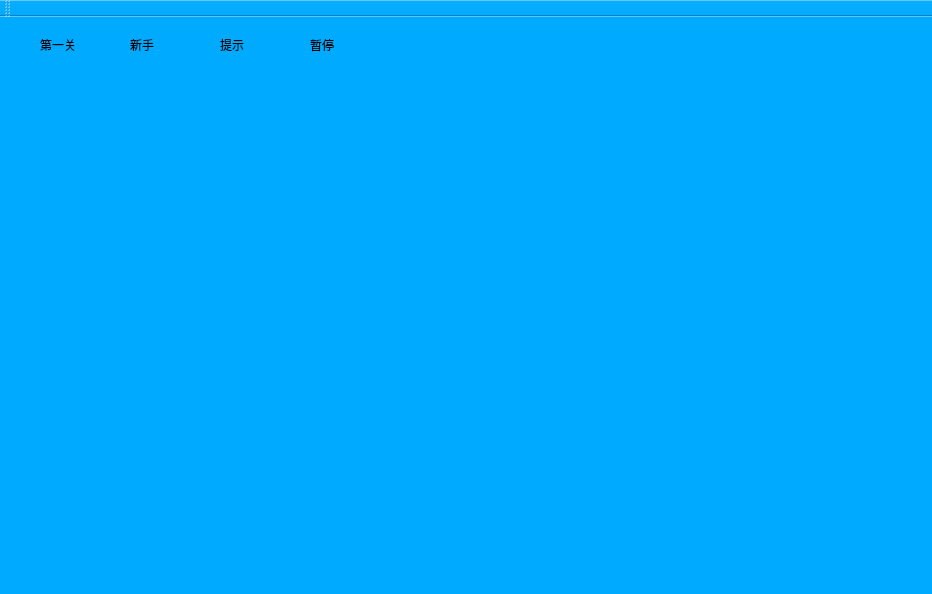
<?xml version="1.0" encoding="UTF-8"?>
<ui version="4.0">
 <class>MainWindow</class>
 <widget class="QMainWindow" name="MainWindow">
  <property name="geometry">
   <rect>
    <x>0</x>
    <y>0</y>
    <width>932</width>
    <height>594</height>
   </rect>
  </property>
  <property name="windowTitle">
   <string>连连看</string>
  </property>
  <property name="styleSheet">
   <string notr="true">background-color: rgb(0, 170, 255);</string>
  </property>
  <widget class="QWidget" name="centralWidget">
   <widget class="QLabel" name="label">
    <property name="geometry">
     <rect>
      <x>40</x>
      <y>20</y>
      <width>72</width>
      <height>15</height>
     </rect>
    </property>
    <property name="text">
     <string>第一关</string>
    </property>
   </widget>
   <widget class="QLabel" name="label_2">
    <property name="geometry">
     <rect>
      <x>130</x>
      <y>20</y>
      <width>72</width>
      <height>15</height>
     </rect>
    </property>
    <property name="text">
     <string>新手</string>
    </property>
   </widget>
   <widget class="QLabel" name="label_3">
    <property name="geometry">
     <rect>
      <x>220</x>
      <y>20</y>
      <width>72</width>
      <height>15</height>
     </rect>
    </property>
    <property name="text">
     <string>提示</string>
    </property>
   </widget>
   <widget class="QLabel" name="label_4">
    <property name="geometry">
     <rect>
      <x>310</x>
      <y>20</y>
      <width>72</width>
      <height>15</height>
     </rect>
    </property>
    <property name="text">
     <string>暂停</string>
    </property>
   </widget>
  </widget>
  <widget class="QMenuBar" name="menuBar">
   <property name="geometry">
    <rect>
     <x>0</x>
     <y>0</y>
     <width>932</width>
     <height>26</height>
    </rect>
   </property>
  </widget>
  <widget class="QToolBar" name="mainToolBar">
   <attribute name="toolBarArea">
    <enum>TopToolBarArea</enum>
   </attribute>
   <attribute name="toolBarBreak">
    <bool>false</bool>
   </attribute>
  </widget>
  <widget class="QStatusBar" name="statusBar"/>
 </widget>
 <layoutdefault spacing="6" margin="11"/>
 <resources/>
 <connections/>
</ui>
